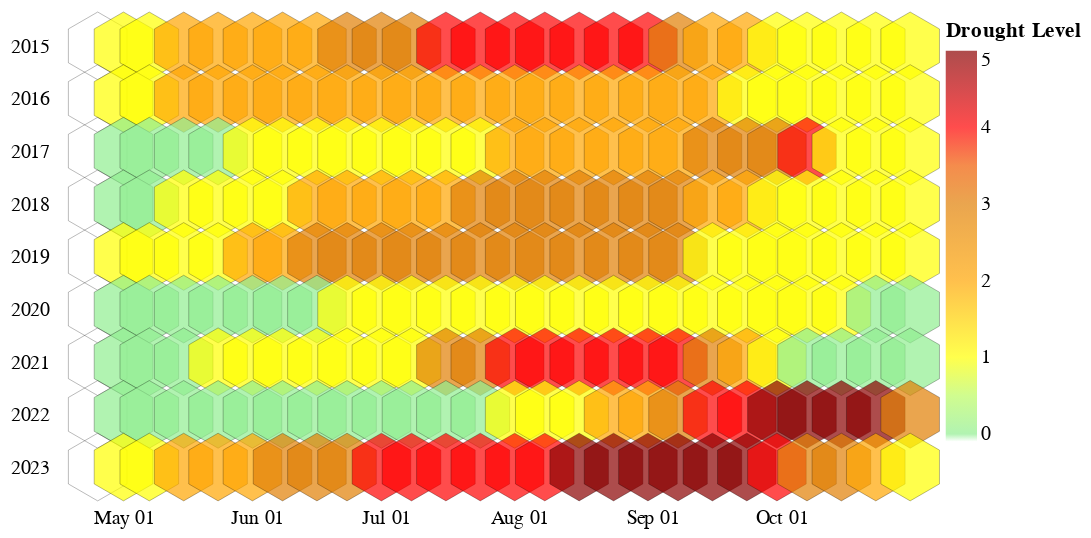

Notebook cell for this chart:
### Code cell
# Size of the hexbins
size = 15
# Count of distinct x features
xFeaturesCount = 12
# Count of distinct y features
yFeaturesCount = 7
# Name of the x field
xField = 'date'
# Name of the y field
yField = 'date'

# the shape of a hexagon
hexagon = "M0,-2.3094010768L2,-1.1547005384 2,1.1547005384 0,2.3094010768 -2,1.1547005384 -2,-1.1547005384Z"

chart = alt.Chart(drought).mark_point(size=size**2, shape=hexagon).encode(
    alt.X('monthdate(date):T', title=None, axis=alt.Axis(grid=False, tickOpacity=0, domainOpacity=0)),
    alt.Y('year(date):O', title=None, axis=alt.Axis(labelPadding=20, tickOpacity=0, domainOpacity=0)),
    stroke=alt.value('black'),
    strokeWidth=alt.value(0.2),
    fill=alt.Color('level:Q', scale=colorscale, title='Drought Level')
).transform_calculate(
    # This field is required for the hexagonal X-Offset
    xFeaturePos='(day(datum.' + xField + ') % 2) * ' + str(size * 1.5) + ' + month(datum.' + xField + ') * ' + str(size * 1.5)
).properties(
    # Exact scaling factors to make the hexbins fit
    width=size * xFeaturesCount * 2.31,
    height=size * yFeaturesCount * 2.3094010768,  # 1.7320508076 is approx. sin(60°)*2
).configure_view(
    strokeWidth=0
)
chart

### Figure 1 — Vega-Lite specification as saved in the notebook (floating-point values rounded to 4 significant figures; data arrays with more than 128 entries replaced by an {"elided": "..."} marker saying what was removed)
{"config": {"view": {"continuousWidth": 400, "continuousHeight": 300, "strokeWidth": 0}}, "data": {"name": "data-95821f857d8417acdac1987db0ea0bb0"}, "mark": {"type": "point", "shape": "M0,-2.3094010768L2,-1.1547005384 2,1.1547005384 0,2.3094010768 -2,1.1547005384 -2,-1.1547005384Z", "size": 225}, "encoding": {"fill": {"field": "level", "scale": {"domain": ["-0.1", "0", "1", "2", "3", "4", "5"], "range": ["#1C00ff00", "lightgreen", "yellow", "orange", "#E17F03", "red", "darkred"]}, "title": "Drought Level", "type": "quantitative"}, "stroke": {"value": "black"}, "strokeWidth": {"value": 0.2}, "x": {"axis": {"domainOpacity": 0, "grid": false, "tickOpacity": 0}, "field": "date", "timeUnit": "monthdate", "title": null, "type": "temporal"}, "y": {"axis": {"domainOpacity": 0, "labelPadding": 20, "tickOpacity": 0}, "field": "date", "timeUnit": "year", "title": null, "type": "ordinal"}}, "height": 242.5, "transform": [{"calculate": "(day(datum.date) % 2) * 22.5 + month(datum.date) * 22.5", "as": "xFeaturePos"}], "width": 415.8, "$schema": "https://vega.github.io/schema/vega-lite/v4.17.0.json", "datasets": {"data-95821f857d8417acdac1987db0ea0bb0": {"elided": "234 records"}}}
